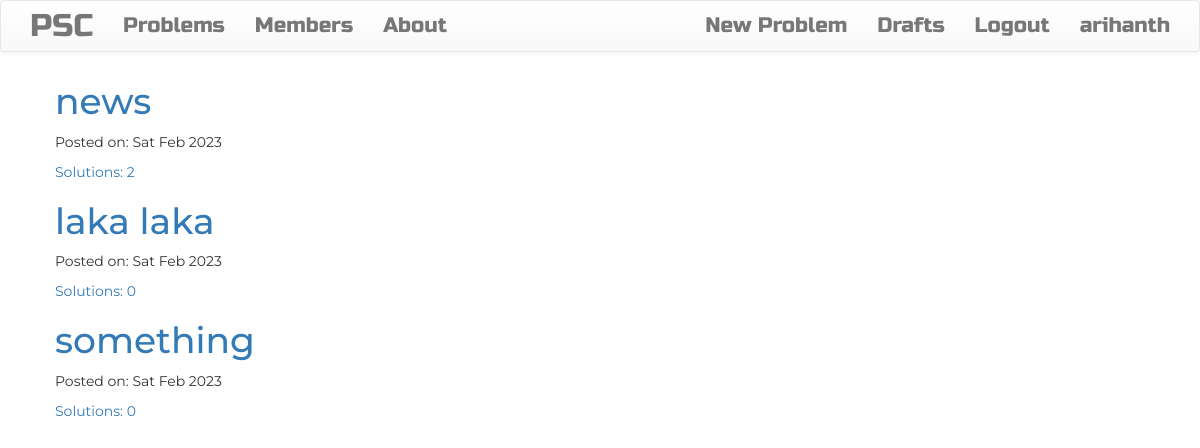
Before: /problems/ (signed in) with the older database file.
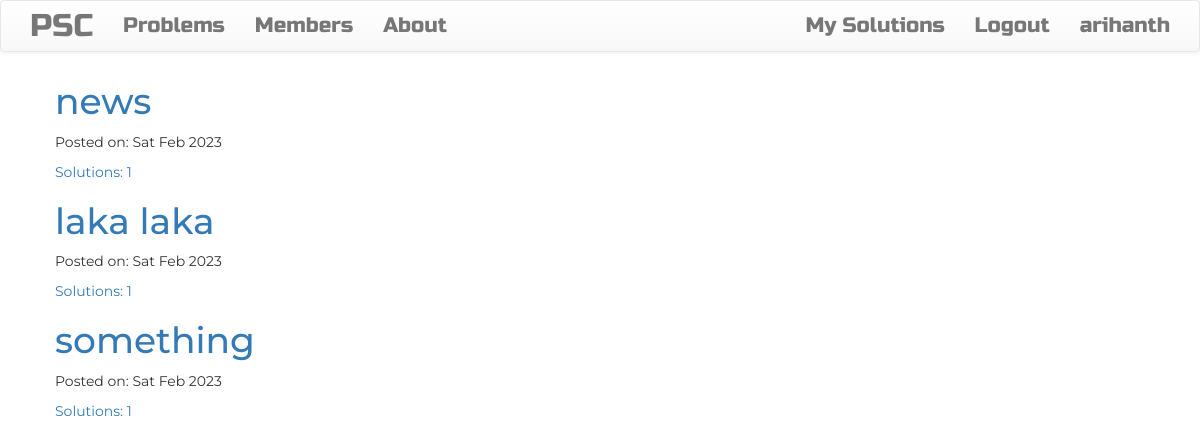
After: the same page with the newer database file.
### accounts/models.py (models this page shows)
class CustomUser(AbstractBaseUser, PermissionsMixin):
    user_type_choices = (
        ('ps','Problem Solver'),
        ('pp','Problem Provider')
        )
    user_type = models.CharField(max_length=5, choices=user_type_choices, default='pp', verbose_name="Who you are? ")
    username = models.CharField(max_length=50, verbose_name="Your username ", unique=True)
    email = models.EmailField(max_length=50, unique=True, blank=False, verbose_name="Your Email ")
    is_active = models.BooleanField(default=True) # anyone who signs up for thsi application is by default an active user
    is_admin = models.BooleanField(default=False)
    is_staff = models.BooleanField(default=False)
    is_superuser = models.BooleanField(default=False) # the person who has highest level of control over database
    objects = CustomUserManager()
    REQUIRED_FIELDS = ['user_type','email']
    USERNAME_FIELD = 'username'
    EMAIL_FIELD = 'email'

### problems/models.py (models this page shows, shortened)
class Problem(models.Model):
    problem_type_choices = (
        ('c','Confidential'),
        ('sc','Semi-confidential'),
        ('p','Public')
    )
    problem_category_choices = (
        ('agriculture','Agriculture'),
        ('computer_science','Computer Science'),
        ('social_studies','Social Studies'),
        ('environment','Environmental Science'),
        ('mathematics','Mathematics'),
        ('engineering','Engineering'),
        ('physics','physics'),
        ('chemistry','chemistry'),
        ('other','Other')
    )
    author = models.ForeignKey('accounts.CustomUser', on_delete=models.CASCADE)
    title = models.CharField(max_length=200)
    problem_category = models.CharField(choices=problem_category_choices, max_length=50, default='other', verbose_name="Category of the problem")
    problem_brief = models.TextField()
    problem_reward = models.IntegerField(verbose_name='Prize money for providing the solution ')
    problem_description = models.TextField()
    created_date = models.DateTimeField(default=timezone.now)
    published_date = models.DateTimeField(blank=True, null=True)
    def approve_solutions(self):
        return self.solutions.filter(approved_solution = True) # to return total count of solutions

### problems/views.py (the view)
# urls.py: path("", views.ProblemListView.as_view(), name="problem_list"),
class ProblemListView(ListView):
    model = Problem
    template_name = "problem_list.html"
    def get_queryset(self):
        return Problem.objects.filter(published_date__lte = timezone.now()).order_by('-published_date')

### problems/templates/problems/problem_list.html
{% extends 'base.html' %}
{% block content %}
    <div class="centerstage container">
        {% for problem in problem_list %}
            <div class="problem_card">
                <h1> <a href="{% url 'problems:problem_detail' pk=problem.pk %}"> {{problem.title}} </a></h1>
                <div class="date">
                    <p> Posted on: {{problem.published_date|date:"D M Y"}}</p>
                </div>
                <a href="{% url 'problems:problem_detail' pk=problem.pk %}"> Solutions: {{ problem.approve_solutions.count }} </a>
            </div>
        {% endfor %}
    </div>
{% endblock content %}

### templates/base.html (shortened to what this page needs)
<!DOCTYPE html>
{% load static %}
<html>
    <head>
            <link rel="stylesheet" href="https://cdn.jsdelivr.net/npm/bootstrap@3.3.7/dist/css/bootstrap.min.css">
            <link rel="stylesheet" href="https://cdn.jsdelivr.net/npm/bootstrap@3.3.7/dist/css/bootstrap-theme.min.css">
            <link rel="stylesheet" href="//cdn.jsdelivr.net/npm/medium-editor@latest/dist/css/medium-editor.min.css" type="text/css" media="screen" charset="utf-8">
            <link rel = "stylesheet" href="{% static 'problem_solvers_centre/css/master.css' %}">
            <link rel="stylesheet" href = "{% static 'css/details.css'%}">
    </head>
    <body>
        <nav class="navbar navbar-default techfont custom-navbar" >
            <div class= "container">
                <ul class="nav navbar-nav">
                    <li> <a class ="navbar-brand bigbrand" href = "{% url 'home' %}"> PSC </a> </li>
                    <li> <a href = "{% url 'problems:problem_list' %}"> Problems </a> </li>
                    <li> <a href = "#"> Members </a> </li>
                    <li> <a href = "#"> About </a> </li>
                </ul>
                <ul class = "nav navbar-nav navbar-right">
                    {% if user.is_authenticated %}
                        {% if user.user_type == 'pp' %}
                            <li> <a href="{% url 'problems:problem_new' %}"> New Problem </a> </li>
                            <li> <a href="{% url 'problems:problem_draft_list' %}"> Drafts </a> </li>
                            <li> <a href="{% url 'logout' %}"> Logout </a> </li>
                            <li> <a href="{% url 'accounts:problem_provider_account' pk=user.ProblemProvider.pk %}" > {{user.username}} </a> </li>
                        {% else %}
                            <li> <a href="{% url 'problems:solution_list' %}"> My Solutions </a> </li>
                            <li> <a href="{% url 'logout' %}"> Logout </a> </li>
                            <li> <a href="{% url 'accounts:problem_solver_account' pk=user.ProblemSolver.pk %}" > {{user.username}} </a> </li>
                        {% endif %}
                    {% else %}
                    <li> <a href="{% url 'accounts:login' %}" class = "nav navbar-right"> Login </a> </li>
                    <li> <a href="{% url 'accounts:signup' %}"> Sign Up </a> </li>
                    {% endif %}
                </ul>
            </div>
        </nav>
        <div class="container">
            {% block content %}
            {% endblock content %}
        </div>
    </body>
</html>

Changed rows visible on the page:
changed CustomUser "arihanth": user_type "pp" → "ps" (drawn)
computed for Problem "news": approve_solutions.count "2" → "1"
computed for Problem "laka laka": approve_solutions.count "0" → "1"
computed for Problem "something": approve_solutions.count "0" → "1"
Other visible differences:
text no longer shown: "New Problem Drafts"
text now shown: "My Solutions"
